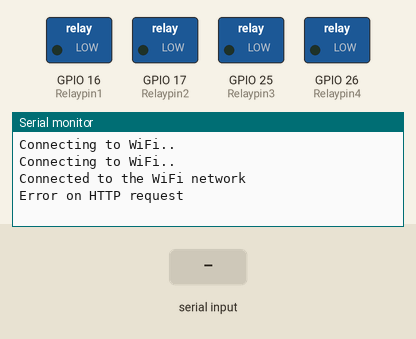
Recording of a sketch running on a simulated ESP32. Parts: switched loads named in the sketch (green lamp = pin HIGH), the last lines printed to the serial monitor. The test bench sets the inputs (shaded band). WiFi joins after 1.5 s; servers stay silent unless stated; uploads are accepted with an empty reply.

Above: at 3.2 s.
3.3 s: "1\n" received over Serial
At 4.56 s:
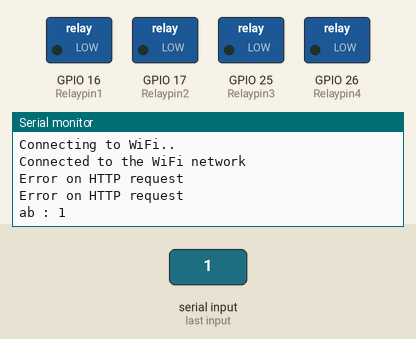
5.9 s: ",\n" received over Serial
At 6.96 s:
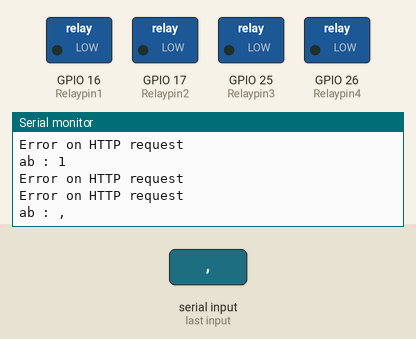
8.3 s: "s\n" received over Serial
At 10.0 s:
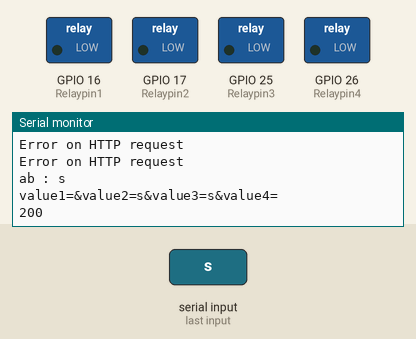

Measured:
- after the input at 3.3 s, the serial monitor: prints a new line after 1.1 s (image 1)
- after the input at 5.9 s, the serial monitor: prints a new line after 0.90 s (image 2)
- after the input at 8.3 s, the serial monitor: prints a new line after 0.91 s (image 3)

The sketch:

ESP32_elect_relay.ino
```cpp
#include <WiFi.h>
#include <HTTPClient.h>
#include <ArduinoJson.h>
#include <HttpClient.h>
int Relaypin1 = 16;                 // IN1 - 릴레이
int Relaypin2 = 17;                 // IN2
int Relaypin3 = 25;                 // IN3
int Relaypin4 = 26;                 // IN4
const char* ssid = "Hotspot";    //wifi 아이디
const char* password =  "12121212";    // wifi 비번
String result = "";
WiFiClient client;

void setup() {
  pinMode(Relaypin1, OUTPUT);        // 릴레이 제어 1번핀을 출력으로 설정
  pinMode(Relaypin2, OUTPUT);        // 릴레이 제어 2번핀을 출력으로 설정
  pinMode(Relaypin3, OUTPUT);        // 릴레이 제어 3번핀을 출력으로 설정
  pinMode(Relaypin4, OUTPUT);        // 릴레이 제어 4번핀을 출력으로 설정

  Serial.begin(9600);
  WiFi.begin(ssid, password);   // 와이파이 접속
  while (WiFi.status() != WL_CONNECTED) { //Check for the connection
    delay(1000);
    Serial.println("Connecting to WiFi..");
  }
  Serial.println("Connected to the WiFi network");
}

void loop() {

  if (Serial.available()) { //시리얼 입력이 들어왔을때
    String ab = Serial.readStringUntil('\n'); // 받은 문자열을 ab에 넣는다.
    Serial.println("ab : " + ab);
    char str[50];
    const char *pch = ab.c_str();
    strcpy(str, pch);

    if (pch[0] == 's') { // 시작 문장 1번째 문자가 s일 때만 웹서버로 송신 -> 통신이 꼬여서 가끔 잘못된 값이 들어올 수 있다.
      String* nums = sub_string(ab); // 전류값 문자열 받음
//      for (int i = 0; i < 4; i++) Serial.println(nums[i]);
      if (WiFi.status() == WL_CONNECTED) { //Check WiFi connection status
        HTTPClient http;
        http.begin("http://220.71.97.131:8081/GitTest/Elect_read");  //Specify destination for HTTP request
        http.addHeader("Content-Type",  "application/x-www-form-urlencoded");   //Specify content-type header,  Json형식의 타입이다.

        String httpRequestData = "value1="+nums[0]+"&value2="+nums[1]+"&value3="+nums[2]+"&value4="+nums[3];  //
        Serial.println(httpRequestData); //
        int httpResponseCode = http.POST(httpRequestData);   //Send the actual POST request

        if (httpResponseCode > 0) { // 잘 전송되었으면
          String response = http.getString();                       //Get the response to the request
          Serial.println(httpResponseCode);   //Print return code
          Serial.println(response);           //Print request answer

        } else { // 전송이 실패할 경우
          Serial.print("Error on sending POST: ");
          Serial.println(httpResponseCode);
        }
        http.end();  //Free resources

      } else {
        Serial.println("Error in WiFi connection");
      }
      delay(500);  //Send a request every 10 seconds
    }
  }
  if ((WiFi.status() == WL_CONNECTED)) { //Check the current connection status

    HTTPClient http;

    http.begin("http://웹서버주소/GitTest/Realy_write");

    int httpCode = http.GET();                                        //Make the request

    if (httpCode > 0) { //Check for the returning code

      Serial.println(httpCode);
      result = http.getString();
      Serial.println(result);

      DynamicJsonBuffer jsonBuffer;
      JsonObject& root = jsonBuffer.parseObject(result);
      String relay1 = root["relay1"];
      String relay2 = root["relay2"];
      String relay3 = root["relay3"];
      String relay4 = root["relay4"];

      Serial.println("relay1 : " + relay1 );
      Serial.println("relay2 : " + relay2 );
      Serial.println("relay3 : " + relay3 );
      Serial.println("relay4 : " + relay4 );

      if(relay1 == "1") digitalWrite(Relaypin1, HIGH); // 릴레이 설정부분
      else digitalWrite(Relaypin1, LOW);

      if(relay2 == "1") digitalWrite(Relaypin2, HIGH);
      else digitalWrite(Relaypin2, LOW);

      if(relay3 == "1") digitalWrite(Relaypin3, HIGH);
      else digitalWrite(Relaypin3, LOW);

      if(relay4 == "1") digitalWrite(Relaypin4, HIGH);
      else digitalWrite(Relaypin4, LOW);

    }
    else {
      Serial.println("Error on HTTP request");
    }

    http.end(); //Free the resources
  }
  delay(1000);
}

String* sub_string(String input)
{
  static String arr[4];
  int first = input.indexOf(",");// 첫 번째 콤마 위치
  int second = input.indexOf(",", first + 1); // 두 번째 콤마 위치
  int third = input.indexOf(",", second + 1);
  int length = input.length(); // 문자열 길이

  String str1 = input.substring(1, first);
  arr[0] = str1;
  String str2 = input.substring(first + 1, second);
  arr[1] = str2;
  String str3 = input.substring(second + 1, third);
  arr[2] = str3;
  String str4 = input.substring(third + 1, length - 1);
  arr[3] = str4;

  return arr;
}
```
